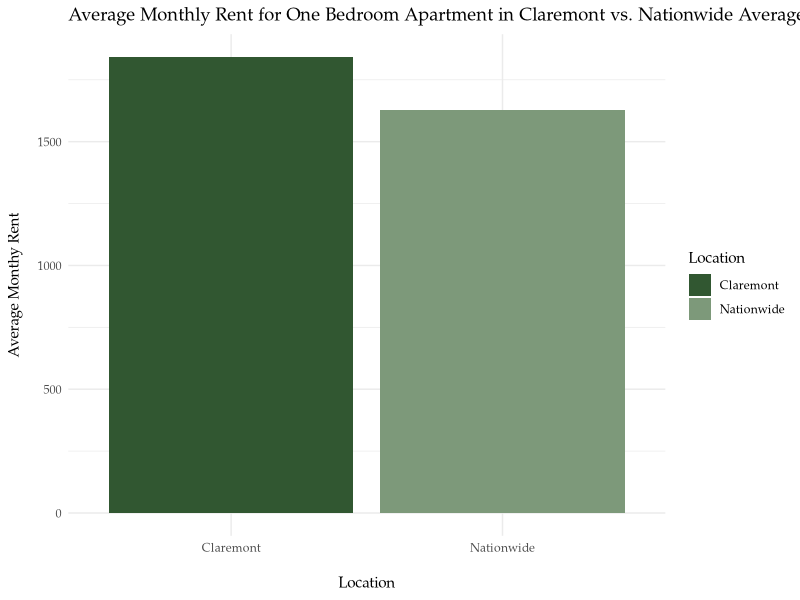
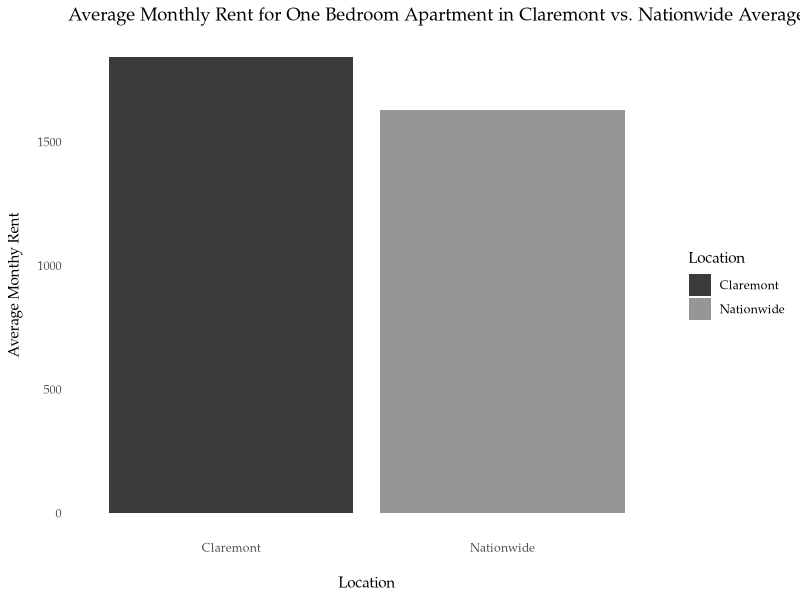
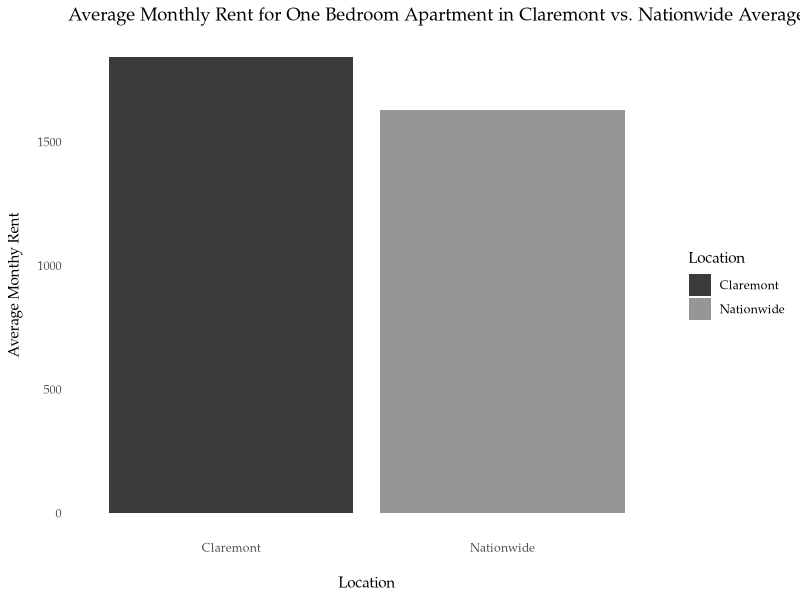
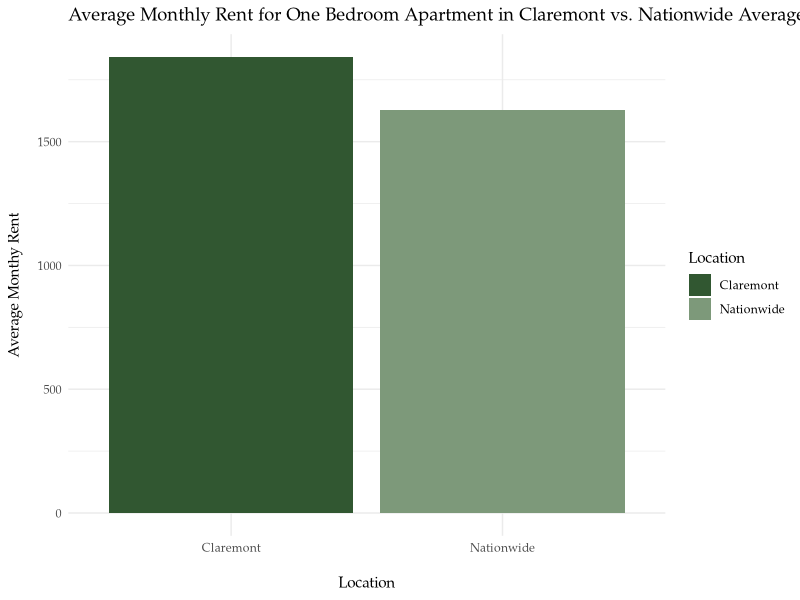

Generate these figures, in order, with R:
## ---- chunk 1
library(tidyverse)
## ---- chunk 2
# source: https://www.apartments.com/rent-market-trends/claremont-ca/?
# https://www.apartments.com/rent-market-trends/us/
rent_data <- data.frame(Location = c("Claremont", "Nationwide"),
                        rent = c(1842, 1626))
## ---- chunk 3
# color
cols <- c("Claremont" = "#315731", "Nationwide"= "#7D997A")

col <- rent_data %>%
  ggplot(aes(x = Location, y = rent, fill = Location))+
  geom_col()+
  scale_fill_manual(values = cols, name = "Location") +
  theme_minimal() +
  theme(text = element_text(family = "Palatino"),
        axis.title.x = element_text(margin = margin(t = 15)),
        axis.title.y = element_text(margin = margin(r = 10))) +
  labs(title = "Average Monthly Rent for One Bedroom Apartment in Claremont vs. Nationwide Average",
       x = "Location",
       y = "Average Monthy Rent")

col
## ---- chunk 4
cols_bw <- c("Claremont" = "#3B3B3B", "Nationwide"= "#969696")

bw <- rent_data %>%
  ggplot(aes(x = Location, y = rent, fill = Location))+
  geom_col()+
  scale_fill_manual(values = cols_bw, name = "Location") +
  theme_minimal() +
  theme(text = element_text(family = "Palatino"),
        axis.title.x = element_text(margin = margin(t = 15)),
        axis.title.y = element_text(margin = margin(r = 10)),
        panel.grid.major = element_blank(),
        panel.grid.minor = element_blank()) +
  labs(title = "Average Monthly Rent for One Bedroom Apartment in Claremont vs. Nationwide Average",
       x = "Location",
       y = "Average Monthy Rent")

bw
## ---- chunk 5
ggsave("claremont-rent-bw.pdf", plot = bw, device = "pdf", width = 8, height = 6)
## ---- chunk 6
ggsave("claremont-rent-col.pdf", plot = col, device = "pdf", width = 8, height = 6)
